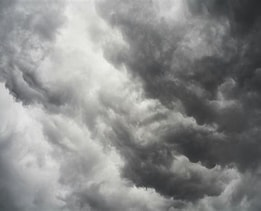
#> input picture image.jpg, 261 x 211 px, found by its file name
$ python gamma.py
#> lines starting #> are read from the running program, lines starting #| are printed output that depends on the picture
import cv2
import numpy as np
import matplotlib.pyplot as plt


def gamma_transformation_loop(image, gamma):
    height, width, channels = image.shape

    output = np.zeros((height, width, channels), dtype=np.uint8)

    for i in range(height):
        for j in range(width):
            for k in range(channels):

                r = image[i, j, k] / 255.0

                s = r ** gamma

                output[i, j, k] = int(s * 255)

    return output


image_path = "image.jpg"
image = cv2.imread(image_path)
#> image is the input picture: shape (211, 261, 3); mean B, G, R 137.9, 138.3, 137.6

image_rgb = cv2.cvtColor(image, cv2.COLOR_BGR2RGB)

gamma_value = 0.5

output_image_1 = gamma_transformation_loop(image_rgb, gamma_value)
#> after the loop in gamma_transformation_loop, `for i in range(height):`:
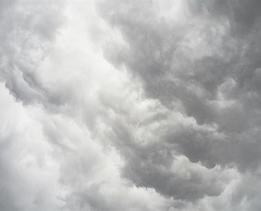
#> output: shape (211, 261, 3); mean R, G, B 183.5, 184, 183.9

gamma_value = 0.3

output_image_2 = gamma_transformation_loop(image_rgb, gamma_value)
#> call 2 of gamma_transformation_loop, with gamma = 0.3
#> after the loop in gamma_transformation_loop (call 2), `for i in range(height):`:
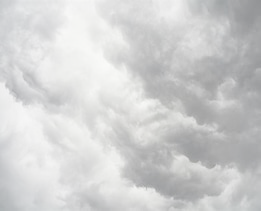
#> output: shape (211, 261, 3); mean R, G, B 208.2, 208.6, 208.5


output_image_3 = gamma_transformation_loop(image_rgb, gamma_value)
plt.figure(figsize=(10, 5))

plt.subplot(1, 4, 1)
plt.imshow(image_rgb)
plt.title("Input Image")
plt.axis("off")

plt.subplot(1, 4, 2)
plt.imshow(output_image_1)
plt.title(f"Gamma = 0.5")
plt.axis("off")

plt.subplot(1, 4, 3)
plt.imshow(output_image_2)
plt.title(f"Gamma = 0.3")
plt.axis("off")

plt.subplot(1, 4, 4)
plt.imshow(output_image_3)
plt.title(f"Gamma = 1.6")
plt.axis("off")
plt.show()
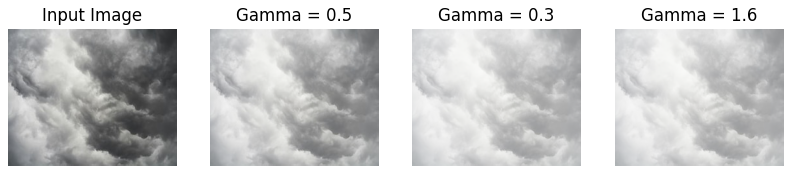
#> figure drawn by matplotlib, 4 panels
plt.tight_layout()

$ run again, with target.jpg copied over image.jpg
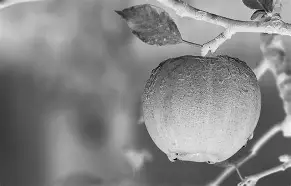
#> input picture target.jpg, 291 x 186 px, found by its file name
#> image is the input picture: shape (186, 291, 3); mean B, G, R 134, 134, 134
#> after the loop in gamma_transformation_loop (call 2), `for i in range(height):`:
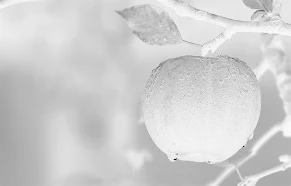
#> output: shape (186, 291, 3); mean R, G, B 207.4, 207.4, 207.4
#> `plt.show()`:
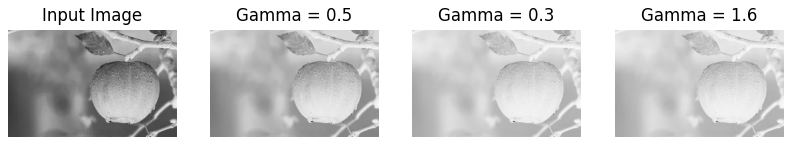
#> figure drawn by matplotlib, 4 panels
